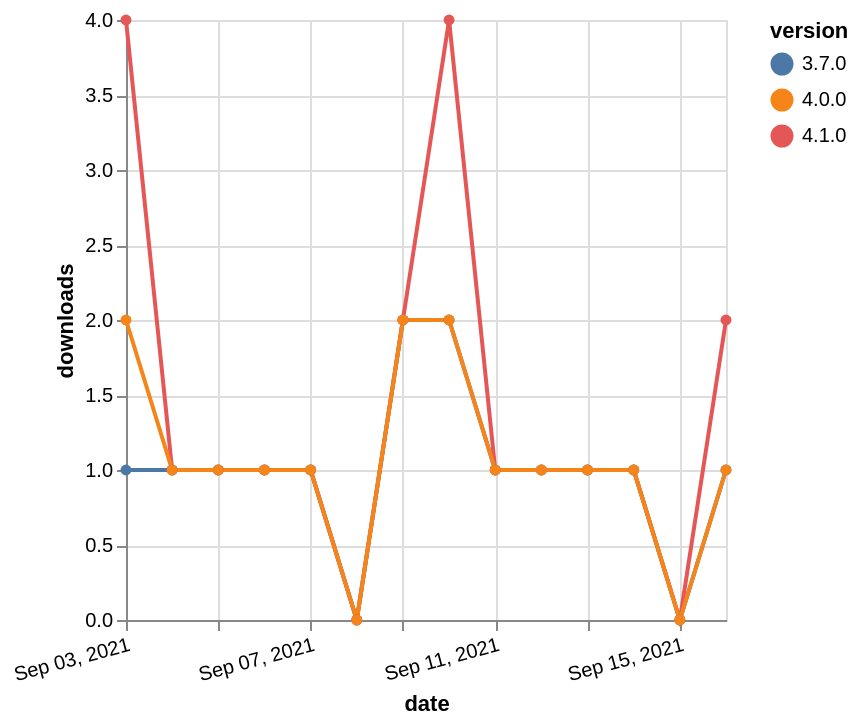

Source (Vega-Lite JSON):
### Vega-Lite specification from a JSON file in a GitHub repository (floating-point values rounded to 4 significant figures)
{"$schema": "https://vega.github.io/schema/vega-lite/v5.json", "description": "A simple bar chart with embedded data.", "data": {"values": [{"date": "2021-09-03", "total": 172, "delta": 1, "version": "3.7.0"}, {"date": "2021-09-04", "total": 173, "delta": 1, "version": "3.7.0"}, {"date": "2021-09-05", "total": 174, "delta": 1, "version": "3.7.0"}, {"date": "2021-09-06", "total": 175, "delta": 1, "version": "3.7.0"}, {"date": "2021-09-07", "total": 176, "delta": 1, "version": "3.7.0"}, {"date": "2021-09-08", "total": 176, "delta": 0, "version": "3.7.0"}, {"date": "2021-09-09", "total": 178, "delta": 2, "version": "3.7.0"}, {"date": "2021-09-10", "total": 180, "delta": 2, "version": "3.7.0"}, {"date": "2021-09-11", "total": 181, "delta": 1, "version": "3.7.0"}, {"date": "2021-09-12", "total": 182, "delta": 1, "version": "3.7.0"}, {"date": "2021-09-13", "total": 183, "delta": 1, "version": "3.7.0"}, {"date": "2021-09-14", "total": 184, "delta": 1, "version": "3.7.0"}, {"date": "2021-09-15", "total": 184, "delta": 0, "version": "3.7.0"}, {"date": "2021-09-16", "total": 185, "delta": 1, "version": "3.7.0"}, {"date": "2021-09-03", "total": 32, "delta": 4, "version": "4.1.0"}, {"date": "2021-09-04", "total": 33, "delta": 1, "version": "4.1.0"}, {"date": "2021-09-05", "total": 34, "delta": 1, "version": "4.1.0"}, {"date": "2021-09-06", "total": 35, "delta": 1, "version": "4.1.0"}, {"date": "2021-09-07", "total": 36, "delta": 1, "version": "4.1.0"}, {"date": "2021-09-08", "total": 36, "delta": 0, "version": "4.1.0"}, {"date": "2021-09-09", "total": 38, "delta": 2, "version": "4.1.0"}, {"date": "2021-09-10", "total": 42, "delta": 4, "version": "4.1.0"}, {"date": "2021-09-11", "total": 43, "delta": 1, "version": "4.1.0"}, {"date": "2021-09-12", "total": 44, "delta": 1, "version": "4.1.0"}, {"date": "2021-09-13", "total": 45, "delta": 1, "version": "4.1.0"}, {"date": "2021-09-14", "total": 46, "delta": 1, "version": "4.1.0"}, {"date": "2021-09-15", "total": 46, "delta": 0, "version": "4.1.0"}, {"date": "2021-09-16", "total": 48, "delta": 2, "version": "4.1.0"}, {"date": "2021-09-03", "total": 42, "delta": 2, "version": "4.0.0"}, {"date": "2021-09-04", "total": 43, "delta": 1, "version": "4.0.0"}, {"date": "2021-09-05", "total": 44, "delta": 1, "version": "4.0.0"}, {"date": "2021-09-06", "total": 45, "delta": 1, "version": "4.0.0"}, {"date": "2021-09-07", "total": 46, "delta": 1, "version": "4.0.0"}, {"date": "2021-09-08", "total": 46, "delta": 0, "version": "4.0.0"}, {"date": "2021-09-09", "total": 48, "delta": 2, "version": "4.0.0"}, {"date": "2021-09-10", "total": 50, "delta": 2, "version": "4.0.0"}, {"date": "2021-09-11", "total": 51, "delta": 1, "version": "4.0.0"}, {"date": "2021-09-12", "total": 52, "delta": 1, "version": "4.0.0"}, {"date": "2021-09-13", "total": 53, "delta": 1, "version": "4.0.0"}, {"date": "2021-09-14", "total": 54, "delta": 1, "version": "4.0.0"}, {"date": "2021-09-15", "total": 54, "delta": 0, "version": "4.0.0"}, {"date": "2021-09-16", "total": 55, "delta": 1, "version": "4.0.0"}]}, "width": "container", "mark": {"type": "line", "point": {"filled": true}}, "encoding": {"x": {"field": "date", "type": "temporal", "timeUnit": "yearmonthdate", "title": "date", "axis": {"labelAngle": -15}}, "y": {"field": "delta", "type": "quantitative", "title": "downloads"}, "color": {"field": "version", "type": "nominal"}, "tooltip": {"field": "delta"}}}
